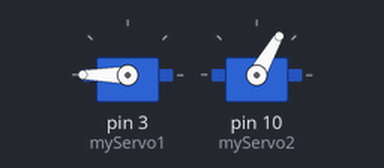
Recording of a sketch running on a simulated Arduino Uno, built with avr-gcc and run on an emulated ATmega328P. On the bench: 2 × servo.

Above: at 0.1 s.
At 2.1 s:
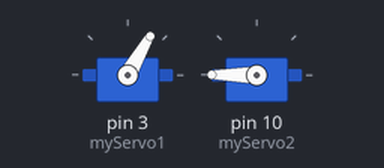
At 4.6 s:
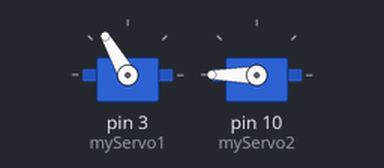
At 14.8 s:
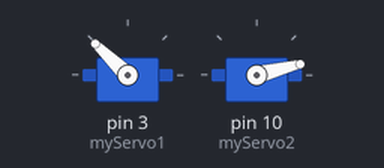
Timing chart, 0 to 16.3 s (numbered marks = the images above):
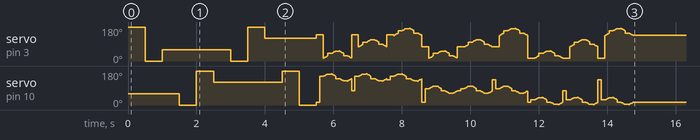

The sketch:

jogodavelha.ino
```cpp
// include the Servo library
#include <Servo.h>

Servo myServo1;  // create a servo object
Servo myServo2;  // create a servo object

int const potPin1 = A0;  // analog pin used to connect the potentiometer
int potVal1;             // variable to read the value from the analog pin
int angle1;              // variable to hold the angle for the servo motor
int const potPin2 = A5;  // analog pin used to connect the potentiometer
int potVal2;             // variable to read the value from the analog pin
int angle2;              // variable to hold the angle for the servo motor
int primeiraVez = true;

void setup() {
  myServo1.attach(3);   // attaches the servo on pin 9 to the servo object
  myServo2.attach(10);  // attaches the servo on pin 9 to the servo object
  Serial.begin(9600);   // open a serial connection to your computer
}


void desenhaJogo() {

/*
ANOTAÇÕES

  servo1 -> de cima  -> X -
  servo2 -> de baixo -> Y |

  TODO LIST
  X  Desenhar o jogo
  X  Desenhar X e O
  X  Salvar as posições de cda quadrante(9)
     Montar os botões
     Quando apertar, desenhar no devido quadrante
     Se ganhar riscar a trilha 3 vezes
     Gravar funcionando
     Montar o desenho do circuito


*/


  myServo1.write(180);
  myServo2.write(60);
  delay(500);

  myServo1.write(0);
  delay(500);

  myServo1.write(60);
  delay(500);

  myServo2.write(0);
  delay(500);
  myServo2.write(180);
  delay(500);

  myServo2.write(120);
  delay(500);

  myServo1.write(0);
  delay(500);

  myServo1.write(180);
  delay(500);

  myServo1.write(120);
  delay(500);

  myServo2.write(180);
  delay(500);

  myServo2.write(0);
  delay(500);
}


void desenhaX(int x, int y) {

  int tam = 30;

  myServo1.write(x);
  myServo2.write(y);

  delay(100);

  int i = 0;
  for (i = 0; i <= tam; i++) {
    myServo1.write(x + i);
    myServo2.write(y + i);
    delay(15);
  }

  delay(500);

  myServo2.write(y);

  delay(500);

  for (i = tam; i >= 0; i--) {
    myServo2.write(y + (tam - i));
    myServo1.write(x + i);

    delay(15);
  }

  delay(500);

  myServo1.write(x);
  myServo2.write(y);
  delay(500);
}

void desenhaO(int x, int y) {
  int xAtual = y;
  int yAtual = x;
  int tam = 12;
  int i = 0;
  myServo1.write(y);
  myServo2.write(x);
  delay(100);

  // _
  myServo2.write(xAtual + tam);
  xAtual += tam;

  delay(100);
  // \                                                                                                                                       .
  for (i = 0; i <= tam; i++) {
    myServo1.write(yAtual + i);
    myServo2.write(xAtual + i);

    delay(10);
  }
  yAtual += i;
  xAtual += i;

  // |
  myServo1.write(yAtual + tam);
  yAtual += tam;
  delay(100);

  // /.
  for (i = 0; i <= tam; i++) {
    myServo1.write(yAtual + i);
    myServo2.write(xAtual - i);

    delay(10);
  }
  xAtual -= i;
  yAtual += i;

  // -
  myServo2.write(xAtual - tam);
  xAtual -= tam;
  delay(100);

  // \                                                                                                                                  .
  for (i = 0; i <= tam; i++) {
    myServo1.write(yAtual - i);
    myServo2.write(xAtual - i);

    delay(10);
  }
  xAtual -= i;
  yAtual -= i;

  // |
  myServo1.write(yAtual - tam);
  delay(100);
  yAtual -= tam;

  // /
  for (i = 0; i <= tam; i++) {
    myServo1.write(yAtual - i);
    myServo2.write(xAtual + i);

    delay(10);
  }
  xAtual += i;
  yAtual -= i;
}

void ajusta() {
  myServo1.write(180);
  myServo2.write(180);
}

void loop() {
  if (primeiraVez) {
    desenhaJogo();

    //         (Y  ,  X)
    // desenhaX(15, 140);  // quadrante 7
    // desenhaX(75, 140);  // quadrante 4
    // desenhaX(135, 140); // quadrante 1

    // desenhaX(15, 75);  // quadrante 8
    // desenhaX(75, 75);  // quadrante 5
    // desenhaX(135, 75); // quadrante 2

    // desenhaX(15, 15);   // quadrante 9
    // desenhaX(75, 15);   // quadrante 6
    // desenhaX(135, 15);  // quadrante 3
    //  ---
    desenhaO(15, 140);  // quadrante 7
    desenhaO(75, 140);  // quadrante 4
    desenhaO(135, 140); // quadrante 1

    desenhaO(15, 75);  // quadrante 8
    desenhaO(75, 75);  // quadrante 5
    desenhaO(135, 75); // quadrante 2

    desenhaO(15, 15);   // quadrante 9
    desenhaO(75, 15);   // quadrante 6
    desenhaO(135, 15);  // quadrante 3

    // ajusta();
    primeiraVez = false;
  }
}
```

Measured:
- by itself, servo on pin 3 (myServo1): 180° → 0° at 0.50 s, → 60° 0.50 s later, → 0° 2.0 s later, → 180° 0.50 s later, … (264 changes in this stretch)
- by itself, servo on pin 10 (myServo2): 60° → 0° at 1.5 s, → 180° 0.50 s later, → 120° 0.50 s later, → 180° 2.0 s later, … (268 changes in this stretch)
